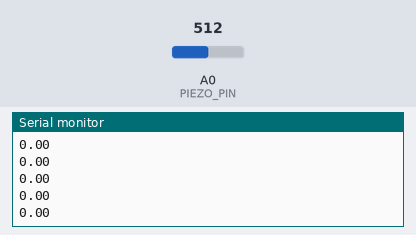
This sketch was run on a simulated Arduino Uno, built with avr-gcc and run on an emulated ATmega328P. Parts: the last lines printed to the serial monitor. The test bench sets the inputs (shaded band); at power-on: A0 (PIEZO_PIN) = 512.

Above: at 1.7 s.
1.8 s: A0 (PIEZO_PIN) set to 716
At 2.2 s:
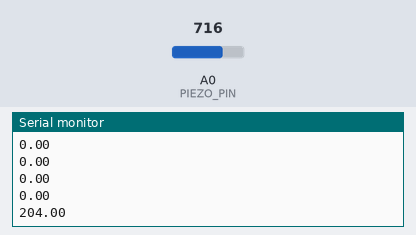
3.3 s: A0 (PIEZO_PIN) set to 900
At 3.45 s:
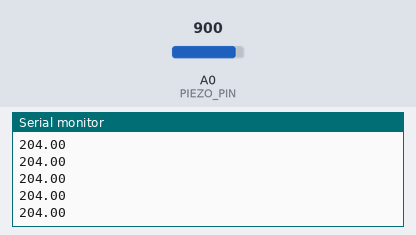
Timing chart, 0 to 6.3 s (numbered marks = the images above; inputs shaded):
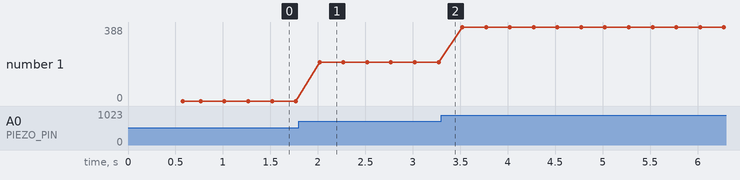

The sketch:

single_piezo.ino
```cpp
/*
single_servo.ino

Author     : Wolf Chen
Date       : 2019/05/30
Description: This code can detect the analog output from piezo vibration sensor.

What you need to prepare:
1. Arduino board
2. Piezo Vibration Sensor
3. 1M ohm Resistance

Tested material:
1. Arduino UNO
2. Piezo Vibration Sensor
*/

#include <math.h>

int baud_rate = 9600;
const int PIEZO_PIN = A0;
float initVoltage = 0.0;
float initSum = 0.0;
float initAve = 0.0;
int count = 0;

void setup(){
  Serial.begin(baud_rate);
  Serial.print("Initializing...\n");

  // Get the initial value from the sensor
  delay(500);
  for (int i = 1; i < 100; i++){
    initVoltage = analogRead(PIEZO_PIN);
    initSum += initVoltage;
    count++;
  }
  initAve = initSum / count;
  Serial.print("Done\nThe offset value is: ");
  Serial.println(initAve);
  Serial.print("\nYou can start detecting...\n");
}

void loop(){
  // Read the analog value from pin A0
  int piezoADC = analogRead(PIEZO_PIN);
  // Turn the value into voltage
  float piezoV = (piezoADC - initAve);
  // float piezoV = piezoV / 1023.0 * 5.0;
  // Minimum value calibration
  if (piezoV < 0){
    piezoV = 0;
  }

  Serial.println(piezoV);
  delay(250);
}
```

Measured:
- after the input at 1.8 s, the serial monitor: prints a new line after 0.22 s (image 1)
- plotted number 1: 0 → 204 after the input at 1.8 s, 204 → 388 after the input at 3.3 s
